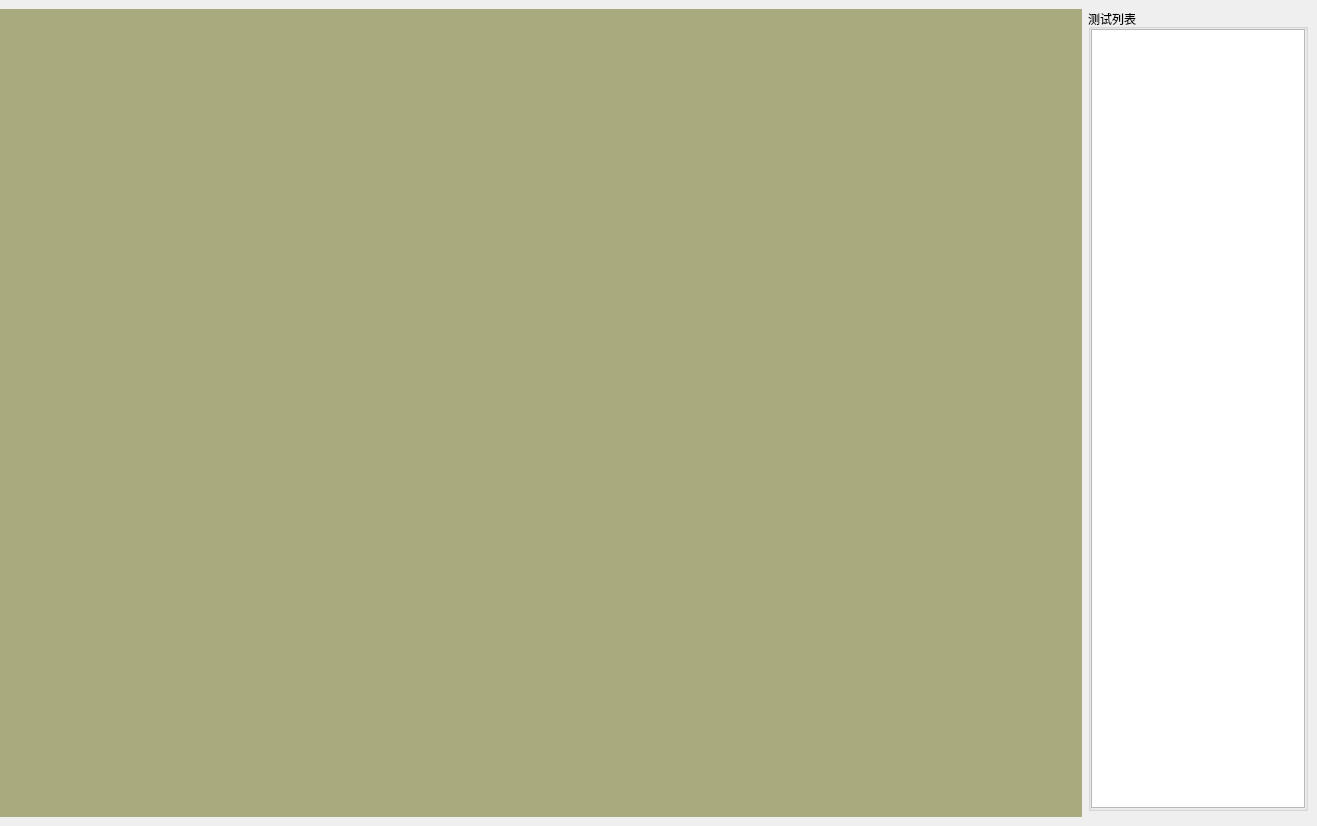
<?xml version="1.0" encoding="UTF-8"?>
<ui version="4.0">
 <class>W22VideoCheck</class>
 <widget class="QWidget" name="W22VideoCheck">
  <property name="geometry">
   <rect>
    <x>0</x>
    <y>0</y>
    <width>1317</width>
    <height>826</height>
   </rect>
  </property>
  <property name="windowTitle">
   <string>Form</string>
  </property>
  <layout class="QGridLayout" name="gridLayout_3">
   <property name="leftMargin">
    <number>0</number>
   </property>
   <property name="topMargin">
    <number>9</number>
   </property>
   <property name="rightMargin">
    <number>9</number>
   </property>
   <property name="bottomMargin">
    <number>9</number>
   </property>
   <item row="0" column="1">
    <widget class="QGroupBox" name="pTestCaseGBox">
     <property name="sizePolicy">
      <sizepolicy hsizetype="Minimum" vsizetype="Preferred">
       <horstretch>0</horstretch>
       <verstretch>0</verstretch>
      </sizepolicy>
     </property>
     <property name="maximumSize">
      <size>
       <width>220</width>
       <height>16777215</height>
      </size>
     </property>
     <property name="title">
      <string>测试列表</string>
     </property>
     <layout class="QVBoxLayout" name="pTestCaseVLayout">
      <property name="leftMargin">
       <number>0</number>
      </property>
      <property name="topMargin">
       <number>0</number>
      </property>
      <property name="rightMargin">
       <number>0</number>
      </property>
      <property name="bottomMargin">
       <number>0</number>
      </property>
      <item>
       <widget class="QListWidget" name="pTestCaseLWdg"/>
      </item>
     </layout>
    </widget>
   </item>
   <item row="0" column="0" rowspan="2">
    <widget class="QLabel" name="pShowVideoLabel">
     <property name="sizePolicy">
      <sizepolicy hsizetype="Expanding" vsizetype="Expanding">
       <horstretch>0</horstretch>
       <verstretch>0</verstretch>
      </sizepolicy>
     </property>
     <property name="styleSheet">
      <string notr="true">background-color: rgb(170, 170, 127);</string>
     </property>
     <property name="text">
      <string/>
     </property>
     <property name="scaledContents">
      <bool>true</bool>
     </property>
    </widget>
   </item>
  </layout>
 </widget>
 <resources/>
 <connections/>
</ui>
